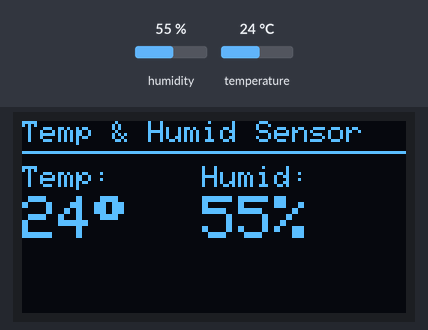
Bench run of a sketch on a simulated Arduino Uno, built with avr-gcc and run on an emulated ATmega328P. On the bench: 128×64 one-colour display. Inputs (shaded band) come from the test bench; at power-on: humidity 55 %, temperature 24 °C. What the sketch prints to the serial monitor is not drawn.

Above: at 1.7 s.
1.8 s: humidity set to 22 %
At 4.7 s:
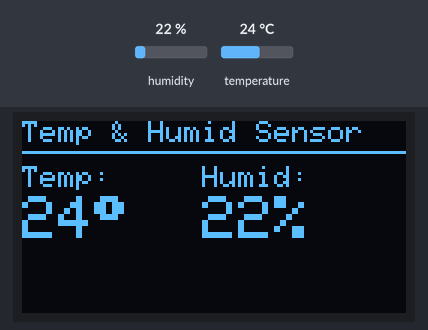
4.8 s: temperature set to 12 °C
At 6.2 s:
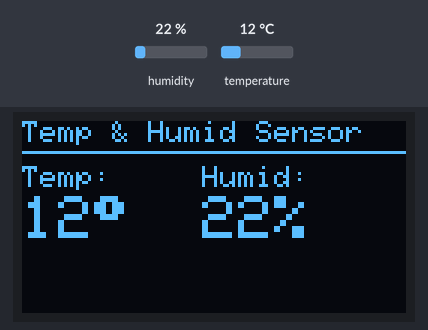
7.8 s: humidity set to 40 %
At 11.1 s:
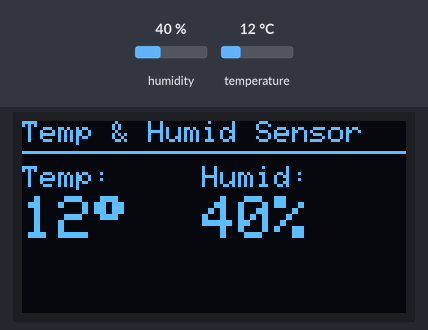
11.2 s: temperature set to 19 °C
At 13.4 s:
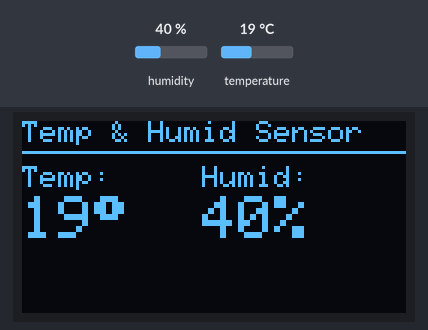
Timing chart, 0 to 14.9 s (numbered marks = the images above; inputs shaded):
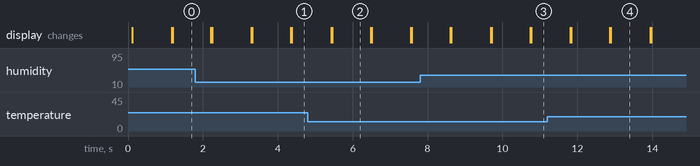

Measured:
- after the input at 1.8 s, the display: first differs from a run without the input after 1.5 s (image 1)
- after the input at 4.8 s, the display: first changes after 0.62 s (image 2 shows a later state)
- after the input at 7.8 s, the display: first differs from a run without the input after 1.9 s (image 3)
- after the input at 11.2 s, the display: first changes after 0.61 s (image 4 shows a later state)
- what the display in image 2 shows lasts 1.0 s, from 5.5 s to 6.5 s

The sketch:

dht11_i2c_temphumid_monitor.ino
```cpp
#include <DHT.h>

#include <Wire.h>
#include <Adafruit_Sensor.h>
#include <Adafruit_GFX.h>
#include <Adafruit_SSD1306.h>

#define DHTPIN 2
#define DHTTYPE DHT11
#define SCREEN_I2C_ADDR 0x3C
#define SCREEN_WIDTH 128
#define SCREEN_HEIGHT 64
#define OLED_RST_PIN -1

Adafruit_SSD1306 display(SCREEN_WIDTH, SCREEN_HEIGHT, &Wire, OLED_RST_PIN);

DHT dht(DHTPIN, DHTTYPE);

void setup() {
  // Initialize the display
  if (!display.begin(SCREEN_I2C_ADDR, 0x3C)) {
    for (;;); // Loop forever if initialization fails
  }
  display.clearDisplay();

  display.setTextWrap(false);
  display.setCursor(0, 0);
  display.setTextSize(1);
  display.setTextColor(SSD1306_WHITE);

  display.print("Temp & Humid Sensor");
  display.drawFastHLine(0, 10, 128, SSD1306_WHITE);
  display.display();

  display.setCursor(0, 15);
  display.print("Temp:");
  display.display();

  display.setCursor(60, 15);
  display.print("Humid:");
  display.display();

  Serial.begin(9600);
  Serial.println("DHT11 test!");
  dht.begin();
}

void loop() {
  display.fillRect(0,25,128,15,SSD1306_BLACK);
  delay(1000);

  int humidity = dht.readHumidity();
  int temperature = dht.readTemperature();

  // TEMPERATURE DISPLAY
  display.setCursor(0, 25);
  display.setTextSize(2);
  display.setTextColor(SSD1306_WHITE);
  display.print(temperature);
  display.write(0xF7);
  display.display();

  // HUMIDITY DISPLAY
  display.setCursor(60, 25);
  display.fillRect(60, 25, 10, 10, SSD1306_BLACK);
  display.setTextSize(2);
  display.setTextColor(SSD1306_WHITE);
  display.print(humidity);
  display.write(0x25);
  display.display();

  // Check if any reading failed
  if (isnan(humidity) || isnan(temperature)) {
    Serial.println("Failed to read from DHT sensor!");
    return;
  }
}
```
